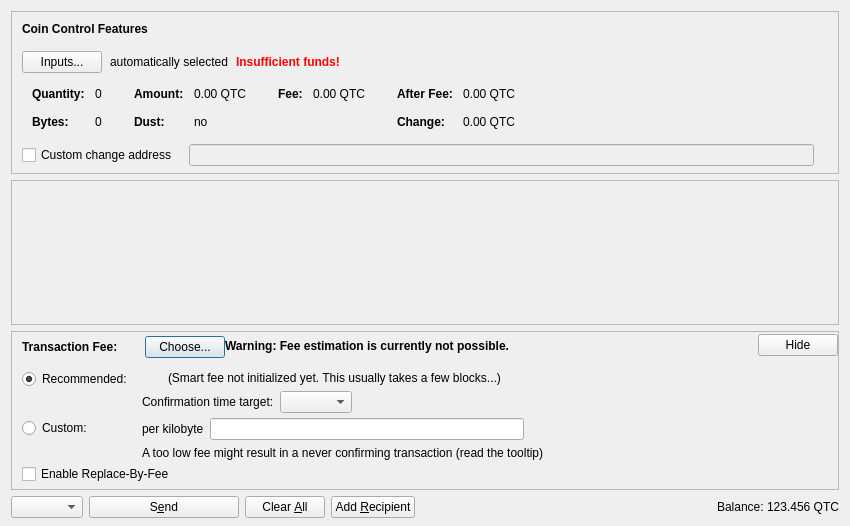
<?xml version="1.0" encoding="UTF-8"?>
<ui version="4.0">
 <class>SendCoinsDialog</class>
 <widget class="QDialog" name="SendCoinsDialog">
  <property name="geometry">
   <rect>
    <x>0</x>
    <y>0</y>
    <width>850</width>
    <height>526</height>
   </rect>
  </property>
  <property name="windowTitle">
   <string>Send Coins</string>
  </property>
  <layout class="QVBoxLayout" name="verticalLayout" stretch="0,1,0,0">
   <property name="bottomMargin">
    <number>8</number>
   </property>
   <item>
    <widget class="QFrame" name="frameCoinControl">
     <property name="sizePolicy">
      <sizepolicy hsizetype="Expanding" vsizetype="Expanding">
       <horstretch>0</horstretch>
       <verstretch>0</verstretch>
      </sizepolicy>
     </property>
     <property name="maximumSize">
      <size>
       <width>16777215</width>
       <height>16777215</height>
      </size>
     </property>
     <property name="frameShape">
      <enum>QFrame::StyledPanel</enum>
     </property>
     <property name="frameShadow">
      <enum>QFrame::Sunken</enum>
     </property>
     <layout class="QVBoxLayout" name="verticalLayoutCoinControl2">
      <property name="spacing">
       <number>0</number>
      </property>
      <property name="leftMargin">
       <number>0</number>
      </property>
      <property name="topMargin">
       <number>0</number>
      </property>
      <property name="rightMargin">
       <number>0</number>
      </property>
      <property name="bottomMargin">
       <number>6</number>
      </property>
      <item>
       <layout class="QVBoxLayout" name="verticalLayoutCoinControl" stretch="0,0,0,0,1">
        <property name="spacing">
         <number>0</number>
        </property>
        <property name="leftMargin">
         <number>10</number>
        </property>
        <property name="topMargin">
         <number>10</number>
        </property>
        <item>
         <layout class="QHBoxLayout" name="horizontalLayoutCoinControl1">
          <property name="bottomMargin">
           <number>15</number>
          </property>
          <item>
           <widget class="QLabel" name="labelCoinControlFeatures">
            <property name="sizePolicy">
             <sizepolicy hsizetype="Preferred" vsizetype="Maximum">
              <horstretch>0</horstretch>
              <verstretch>0</verstretch>
             </sizepolicy>
            </property>
            <property name="font">
             <font>
              <weight>75</weight>
              <bold>true</bold>
             </font>
            </property>
            <property name="styleSheet">
             <string notr="true">font-weight:bold;</string>
            </property>
            <property name="text">
             <string>Coin Control Features</string>
            </property>
           </widget>
          </item>
         </layout>
        </item>
        <item>
         <layout class="QHBoxLayout" name="horizontalLayoutCoinControl2" stretch="0,0,0,0">
          <property name="spacing">
           <number>8</number>
          </property>
          <property name="bottomMargin">
           <number>10</number>
          </property>
          <item>
           <widget class="QPushButton" name="pushButtonCoinControl">
            <property name="styleSheet">
             <string notr="true"/>
            </property>
            <property name="text">
             <string>Inputs...</string>
            </property>
            <property name="autoDefault">
             <bool>false</bool>
            </property>
           </widget>
          </item>
          <item>
           <widget class="QLabel" name="labelCoinControlAutomaticallySelected">
            <property name="text">
             <string>automatically selected</string>
            </property>
            <property name="margin">
             <number>5</number>
            </property>
           </widget>
          </item>
          <item>
           <widget class="QLabel" name="labelCoinControlInsuffFunds">
            <property name="font">
             <font>
              <weight>75</weight>
              <bold>true</bold>
             </font>
            </property>
            <property name="styleSheet">
             <string notr="true">color:red;font-weight:bold;</string>
            </property>
            <property name="text">
             <string>Insufficient funds!</string>
            </property>
            <property name="margin">
             <number>5</number>
            </property>
           </widget>
          </item>
          <item>
           <spacer name="horizontalSpacerCoinControl">
            <property name="orientation">
             <enum>Qt::Horizontal</enum>
            </property>
            <property name="sizeHint" stdset="0">
             <size>
              <width>40</width>
              <height>1</height>
             </size>
            </property>
           </spacer>
          </item>
         </layout>
        </item>
        <item>
         <widget class="QWidget" name="widgetCoinControl" native="true">
          <property name="sizePolicy">
           <sizepolicy hsizetype="Preferred" vsizetype="Preferred">
            <horstretch>0</horstretch>
            <verstretch>0</verstretch>
           </sizepolicy>
          </property>
          <property name="minimumSize">
           <size>
            <width>0</width>
            <height>0</height>
           </size>
          </property>
          <property name="styleSheet">
           <string notr="true"/>
          </property>
          <layout class="QHBoxLayout" name="horizontalLayoutCoinControl5">
           <property name="leftMargin">
            <number>0</number>
           </property>
           <property name="topMargin">
            <number>0</number>
           </property>
           <property name="rightMargin">
            <number>0</number>
           </property>
           <property name="bottomMargin">
            <number>0</number>
           </property>
           <item>
            <layout class="QHBoxLayout" name="horizontalLayoutCoinControl3" stretch="0,0,0,1">
             <property name="spacing">
              <number>20</number>
             </property>
             <property name="topMargin">
              <number>0</number>
             </property>
             <property name="bottomMargin">
              <number>10</number>
             </property>
             <item>
              <layout class="QFormLayout" name="formLayoutCoinControl1">
               <property name="horizontalSpacing">
                <number>10</number>
               </property>
               <property name="verticalSpacing">
                <number>14</number>
               </property>
               <property name="leftMargin">
                <number>10</number>
               </property>
               <property name="topMargin">
                <number>4</number>
               </property>
               <property name="rightMargin">
                <number>6</number>
               </property>
               <item row="0" column="0">
                <widget class="QLabel" name="labelCoinControlQuantityText">
                 <property name="font">
                  <font>
                   <weight>75</weight>
                   <bold>true</bold>
                  </font>
                 </property>
                 <property name="text">
                  <string>Quantity:</string>
                 </property>
                 <property name="margin">
                  <number>0</number>
                 </property>
                </widget>
               </item>
               <item row="0" column="1">
                <widget class="QLabel" name="labelCoinControlQuantity">
                 <property name="cursor">
                  <cursorShape>IBeamCursor</cursorShape>
                 </property>
                 <property name="contextMenuPolicy">
                  <enum>Qt::ActionsContextMenu</enum>
                 </property>
                 <property name="text">
                  <string notr="true">0</string>
                 </property>
                 <property name="margin">
                  <number>0</number>
                 </property>
                 <property name="textInteractionFlags">
                  <set>Qt::LinksAccessibleByMouse|Qt::TextSelectableByKeyboard|Qt::TextSelectableByMouse</set>
                 </property>
                </widget>
               </item>
               <item row="1" column="0">
                <widget class="QLabel" name="labelCoinControlBytesText">
                 <property name="font">
                  <font>
                   <weight>75</weight>
                   <bold>true</bold>
                  </font>
                 </property>
                 <property name="text">
                  <string>Bytes:</string>
                 </property>
                </widget>
               </item>
               <item row="1" column="1">
                <widget class="QLabel" name="labelCoinControlBytes">
                 <property name="cursor">
                  <cursorShape>IBeamCursor</cursorShape>
                 </property>
                 <property name="contextMenuPolicy">
                  <enum>Qt::ActionsContextMenu</enum>
                 </property>
                 <property name="text">
                  <string notr="true">0</string>
                 </property>
                 <property name="textInteractionFlags">
                  <set>Qt::LinksAccessibleByMouse|Qt::TextSelectableByKeyboard|Qt::TextSelectableByMouse</set>
                 </property>
                </widget>
               </item>
              </layout>
             </item>
             <item>
              <layout class="QFormLayout" name="formLayoutCoinControl2">
               <property name="horizontalSpacing">
                <number>10</number>
               </property>
               <property name="verticalSpacing">
                <number>14</number>
               </property>
               <property name="leftMargin">
                <number>6</number>
               </property>
               <property name="topMargin">
                <number>4</number>
               </property>
               <property name="rightMargin">
                <number>6</number>
               </property>
               <item row="0" column="0">
                <widget class="QLabel" name="labelCoinControlAmountText">
                 <property name="font">
                  <font>
                   <weight>75</weight>
                   <bold>true</bold>
                  </font>
                 </property>
                 <property name="text">
                  <string>Amount:</string>
                 </property>
                 <property name="margin">
                  <number>0</number>
                 </property>
                </widget>
               </item>
               <item row="0" column="1">
                <widget class="QLabel" name="labelCoinControlAmount">
                 <property name="cursor">
                  <cursorShape>IBeamCursor</cursorShape>
                 </property>
                 <property name="contextMenuPolicy">
                  <enum>Qt::ActionsContextMenu</enum>
                 </property>
                 <property name="text">
                  <string notr="true">0.00 QTC</string>
                 </property>
                 <property name="textInteractionFlags">
                  <set>Qt::LinksAccessibleByMouse|Qt::TextSelectableByKeyboard|Qt::TextSelectableByMouse</set>
                 </property>
                </widget>
               </item>
               <item row="1" column="0">
                <widget class="QLabel" name="labelCoinControlLowOutputText">
                 <property name="font">
                  <font>
                   <weight>75</weight>
                   <bold>true</bold>
                  </font>
                 </property>
                 <property name="text">
                  <string>Dust:</string>
                 </property>
                </widget>
               </item>
               <item row="1" column="1">
                <widget class="QLabel" name="labelCoinControlLowOutput">
                 <property name="cursor">
                  <cursorShape>IBeamCursor</cursorShape>
                 </property>
                 <property name="contextMenuPolicy">
                  <enum>Qt::ActionsContextMenu</enum>
                 </property>
                 <property name="text">
                  <string notr="true">no</string>
                 </property>
                 <property name="textInteractionFlags">
                  <set>Qt::LinksAccessibleByMouse|Qt::TextSelectableByKeyboard|Qt::TextSelectableByMouse</set>
                 </property>
                </widget>
               </item>
              </layout>
             </item>
             <item>
              <layout class="QFormLayout" name="formLayoutCoinControl3">
               <property name="horizontalSpacing">
                <number>10</number>
               </property>
               <property name="verticalSpacing">
                <number>14</number>
               </property>
               <property name="leftMargin">
                <number>6</number>
               </property>
               <property name="topMargin">
                <number>4</number>
               </property>
               <property name="rightMargin">
                <number>6</number>
               </property>
               <item row="0" column="0">
                <widget class="QLabel" name="labelCoinControlFeeText">
                 <property name="font">
                  <font>
                   <weight>75</weight>
                   <bold>true</bold>
                  </font>
                 </property>
                 <property name="text">
                  <string>Fee:</string>
                 </property>
                 <property name="margin">
                  <number>0</number>
                 </property>
                </widget>
               </item>
               <item row="0" column="1">
                <widget class="QLabel" name="labelCoinControlFee">
                 <property name="cursor">
                  <cursorShape>IBeamCursor</cursorShape>
                 </property>
                 <property name="contextMenuPolicy">
                  <enum>Qt::ActionsContextMenu</enum>
                 </property>
                 <property name="text">
                  <string notr="true">0.00 QTC</string>
                 </property>
                 <property name="textInteractionFlags">
                  <set>Qt::LinksAccessibleByMouse|Qt::TextSelectableByKeyboard|Qt::TextSelectableByMouse</set>
                 </property>
                </widget>
               </item>
              </layout>
             </item>
             <item>
              <layout class="QFormLayout" name="formLayoutCoinControl4">
               <property name="horizontalSpacing">
                <number>10</number>
               </property>
               <property name="verticalSpacing">
                <number>14</number>
               </property>
               <property name="leftMargin">
                <number>6</number>
               </property>
               <property name="topMargin">
                <number>4</number>
               </property>
               <property name="rightMargin">
                <number>6</number>
               </property>
               <item row="0" column="0">
                <widget class="QLabel" name="labelCoinControlAfterFeeText">
                 <property name="font">
                  <font>
                   <weight>75</weight>
                   <bold>true</bold>
                  </font>
                 </property>
                 <property name="text">
                  <string>After Fee:</string>
                 </property>
                 <property name="margin">
                  <number>0</number>
                 </property>
                </widget>
               </item>
               <item row="0" column="1">
                <widget class="QLabel" name="labelCoinControlAfterFee">
                 <property name="cursor">
                  <cursorShape>IBeamCursor</cursorShape>
                 </property>
                 <property name="contextMenuPolicy">
                  <enum>Qt::ActionsContextMenu</enum>
                 </property>
                 <property name="text">
                  <string notr="true">0.00 QTC</string>
                 </property>
                 <property name="textInteractionFlags">
                  <set>Qt::LinksAccessibleByMouse|Qt::TextSelectableByKeyboard|Qt::TextSelectableByMouse</set>
                 </property>
                </widget>
               </item>
               <item row="1" column="0">
                <widget class="QLabel" name="labelCoinControlChangeText">
                 <property name="font">
                  <font>
                   <weight>75</weight>
                   <bold>true</bold>
                  </font>
                 </property>
                 <property name="text">
                  <string>Change:</string>
                 </property>
                </widget>
               </item>
               <item row="1" column="1">
                <widget class="QLabel" name="labelCoinControlChange">
                 <property name="cursor">
                  <cursorShape>IBeamCursor</cursorShape>
                 </property>
                 <property name="contextMenuPolicy">
                  <enum>Qt::ActionsContextMenu</enum>
                 </property>
                 <property name="text">
                  <string notr="true">0.00 QTC</string>
                 </property>
                 <property name="textInteractionFlags">
                  <set>Qt::LinksAccessibleByMouse|Qt::TextSelectableByKeyboard|Qt::TextSelectableByMouse</set>
                 </property>
                </widget>
               </item>
              </layout>
             </item>
            </layout>
           </item>
          </layout>
         </widget>
        </item>
        <item>
         <layout class="QHBoxLayout" name="horizontalLayoutCoinControl4" stretch="0,0,0">
          <property name="spacing">
           <number>12</number>
          </property>
          <property name="sizeConstraint">
           <enum>QLayout::SetDefaultConstraint</enum>
          </property>
          <property name="topMargin">
           <number>5</number>
          </property>
          <property name="rightMargin">
           <number>5</number>
          </property>
          <item>
           <widget class="QCheckBox" name="checkBoxCoinControlChange">
            <property name="toolTip">
             <string>If this is activated, but the change address is empty or invalid, change will be sent to a newly generated address.</string>
            </property>
            <property name="text">
             <string>Custom change address</string>
            </property>
           </widget>
          </item>
          <item>
           <widget class="QValidatedLineEdit" name="lineEditCoinControlChange">
            <property name="enabled">
             <bool>false</bool>
            </property>
            <property name="sizePolicy">
             <sizepolicy hsizetype="Expanding" vsizetype="Fixed">
              <horstretch>0</horstretch>
              <verstretch>0</verstretch>
             </sizepolicy>
            </property>
           </widget>
          </item>
          <item>
           <widget class="QLabel" name="labelCoinControlChangeLabel">
            <property name="sizePolicy">
             <sizepolicy hsizetype="Preferred" vsizetype="Expanding">
              <horstretch>0</horstretch>
              <verstretch>0</verstretch>
             </sizepolicy>
            </property>
            <property name="minimumSize">
             <size>
              <width>0</width>
              <height>0</height>
             </size>
            </property>
            <property name="text">
             <string/>
            </property>
            <property name="margin">
             <number>3</number>
            </property>
           </widget>
          </item>
         </layout>
        </item>
        <item>
         <spacer name="verticalSpacerCoinControl">
          <property name="orientation">
           <enum>Qt::Vertical</enum>
          </property>
          <property name="sizeHint" stdset="0">
           <size>
            <width>800</width>
            <height>1</height>
           </size>
          </property>
         </spacer>
        </item>
       </layout>
      </item>
     </layout>
    </widget>
   </item>
   <item>
    <widget class="QScrollArea" name="scrollArea">
     <property name="widgetResizable">
      <bool>true</bool>
     </property>
     <widget class="QWidget" name="scrollAreaWidgetContents">
      <property name="geometry">
       <rect>
        <x>0</x>
        <y>0</y>
        <width>830</width>
        <height>104</height>
       </rect>
      </property>
      <layout class="QVBoxLayout" name="verticalLayout_2" stretch="0,1">
       <property name="leftMargin">
        <number>0</number>
       </property>
       <property name="topMargin">
        <number>0</number>
       </property>
       <property name="rightMargin">
        <number>0</number>
       </property>
       <property name="bottomMargin">
        <number>0</number>
       </property>
       <item>
        <layout class="QVBoxLayout" name="entries">
         <property name="spacing">
          <number>6</number>
         </property>
        </layout>
       </item>
       <item>
        <spacer name="verticalSpacer">
         <property name="orientation">
          <enum>Qt::Vertical</enum>
         </property>
         <property name="sizeHint" stdset="0">
          <size>
           <width>20</width>
           <height>40</height>
          </size>
         </property>
        </spacer>
       </item>
      </layout>
     </widget>
    </widget>
   </item>
   <item>
    <widget class="QFrame" name="frameFee">
     <property name="sizePolicy">
      <sizepolicy hsizetype="Expanding" vsizetype="Expanding">
       <horstretch>0</horstretch>
       <verstretch>0</verstretch>
      </sizepolicy>
     </property>
     <property name="maximumSize">
      <size>
       <width>16777215</width>
       <height>16777215</height>
      </size>
     </property>
     <property name="frameShape">
      <enum>QFrame::StyledPanel</enum>
     </property>
     <property name="frameShadow">
      <enum>QFrame::Sunken</enum>
     </property>
     <layout class="QVBoxLayout" name="verticalLayoutFee1">
      <property name="spacing">
       <number>0</number>
      </property>
      <property name="leftMargin">
       <number>0</number>
      </property>
      <property name="topMargin">
       <number>0</number>
      </property>
      <property name="rightMargin">
       <number>0</number>
      </property>
      <property name="bottomMargin">
       <number>0</number>
      </property>
      <item>
       <layout class="QVBoxLayout" name="verticalLayoutFee2" stretch="0,0,0">
        <property name="spacing">
         <number>0</number>
        </property>
        <property name="leftMargin">
         <number>10</number>
        </property>
        <property name="topMargin">
         <number>0</number>
        </property>
        <item>
         <layout class="QHBoxLayout" name="horizontalLayoutFee1">
          <property name="bottomMargin">
           <number>0</number>
          </property>
          <item>
           <layout class="QVBoxLayout" name="verticalLayoutFee7">
            <property name="spacing">
             <number>0</number>
            </property>
            <item>
             <spacer name="verticalSpacerSmartFee">
              <property name="orientation">
               <enum>Qt::Vertical</enum>
              </property>
              <property name="sizeType">
               <enum>QSizePolicy::Fixed</enum>
              </property>
              <property name="sizeHint" stdset="0">
               <size>
                <width>1</width>
                <height>4</height>
               </size>
              </property>
             </spacer>
            </item>
            <item>
             <layout class="QHBoxLayout" name="horizontalLayoutSmartFee">
              <property name="spacing">
               <number>10</number>
              </property>
              <item>
               <widget class="QLabel" name="labelFeeHeadline">
                <property name="sizePolicy">
                 <sizepolicy hsizetype="Preferred" vsizetype="Maximum">
                  <horstretch>0</horstretch>
                  <verstretch>0</verstretch>
                 </sizepolicy>
                </property>
                <property name="font">
                 <font>
                  <weight>75</weight>
                  <bold>true</bold>
                 </font>
                </property>
                <property name="styleSheet">
                 <string notr="true">font-weight:bold;</string>
                </property>
                <property name="text">
                 <string>Transaction Fee:</string>
                </property>
               </widget>
              </item>
              <item>
               <widget class="QLabel" name="labelFeeMinimized">
                <property name="text">
                 <string/>
                </property>
               </widget>
              </item>
              <item>
               <widget class="QPushButton" name="buttonChooseFee">
                <property name="text">
                 <string>Choose...</string>
                </property>
               </widget>
              </item>
             </layout>
            </item>
            <item>
             <spacer name="verticalSpacer_5">
              <property name="orientation">
               <enum>Qt::Vertical</enum>
              </property>
              <property name="sizeHint" stdset="0">
               <size>
                <width>1</width>
                <height>1</height>
               </size>
              </property>
             </spacer>
            </item>
           </layout>
          </item>
          <item>
           <widget class="QLabel" name="fallbackFeeWarningLabel">
            <property name="toolTip">
             <string>Using the fallbackfee can result in sending a transaction that will take several hours or days (or never) to confirm. Consider choosing your fee manually or wait until you have validated the complete chain.</string>
            </property>
            <property name="font">
            <font>
                <weight>75</weight>
                <bold>true</bold>
            </font>
            </property>
            <property name="text">
             <string>Warning: Fee estimation is currently not possible.</string>
            </property>
            <property name="wordWrap">
             <bool>false</bool>
            </property>
           </widget>
          </item>
          <item>
           <spacer name="horizontalSpacer_4">
            <property name="orientation">
             <enum>Qt::Horizontal</enum>
            </property>
            <property name="sizeType">
             <enum>QSizePolicy::MinimumExpanding</enum>
            </property>
            <property name="sizeHint" stdset="0">
             <size>
              <width>40</width>
              <height>20</height>
             </size>
            </property>
           </spacer>
          </item>
          <item>
           <widget class="QPushButton" name="buttonMinimizeFee">
            <property name="toolTip">
             <string>collapse fee-settings</string>
            </property>
            <property name="text">
             <string>Hide</string>
            </property>
           </widget>
          </item>
         </layout>
        </item>
        <item>
         <widget class="QFrame" name="frameFeeSelection">
          <layout class="QVBoxLayout" name="verticalLayoutFee12">
           <property name="spacing">
            <number>0</number>
           </property>
           <property name="leftMargin">
            <number>0</number>
           </property>
           <property name="topMargin">
            <number>0</number>
           </property>
           <property name="rightMargin">
            <number>0</number>
           </property>
           <property name="bottomMargin">
            <number>0</number>
           </property>
           <item>
            <layout class="QGridLayout" name="gridLayoutFee">
             <property name="topMargin">
              <number>10</number>
             </property>
             <property name="bottomMargin">
              <number>4</number>
             </property>
             <property name="horizontalSpacing">
              <number>10</number>
             </property>
             <property name="verticalSpacing">
              <number>4</number>
             </property>
             <item row="1" column="1">
              <layout class="QVBoxLayout" name="verticalLayoutFee8">
               <property name="spacing">
                <number>6</number>
               </property>
               <item>
                <layout class="QHBoxLayout" name="horizontalLayoutFee13">
                 <item>
                  <widget class="QLabel" name="labelCustomPerKilobyte">
                   <property name="toolTip">
                    <string>Specify a custom fee per kB (1,000 bytes) of the transaction's virtual size.

Note:  Since the fee is calculated on a per-byte basis, a fee of "100 satoshis per kB" for a transaction size of 500 bytes (half of 1 kB) would ultimately yield a fee of only 50 satoshis.</string>
                   </property>
                   <property name="text">
                    <string>per kilobyte</string>
                   </property>
                  </widget>
                 </item>
                 <item>
                  <widget class="BitcoinAmountField" name="customFee"/>
                 </item>
                 <item>
                  <spacer name="horizontalSpacer_6">
                   <property name="orientation">
                    <enum>Qt::Horizontal</enum>
                   </property>
                   <property name="sizeHint" stdset="0">
                    <size>
                     <width>1</width>
                     <height>1</height>
                    </size>
                   </property>
                  </spacer>
                 </item>
                </layout>
               </item>
               <item>
                <layout class="QHBoxLayout" name="horizontalLayoutFee8">
                 <item>
                  <widget class="QLabel" name="labelCustomFeeWarning">
                   <property name="enabled">
                    <bool>true</bool>
                   </property>
                   <property name="toolTip">
                    <string>When there is less transaction volume than space in the blocks, miners as well as relaying nodes may enforce a minimum fee. Paying only this minimum fee is just fine, but be aware that this can result in a never confirming transaction once there is more demand for Qitcoin transactions than the network can process.</string>
                   </property>
                   <property name="text">
                    <string>A too low fee might result in a never confirming transaction (read the tooltip)</string>
                   </property>
                  </widget>
                 </item>
                 <item>
                  <spacer name="horizontalSpacer_2">
                   <property name="orientation">
                    <enum>Qt::Horizontal</enum>
                   </property>
                   <property name="sizeHint" stdset="0">
                    <size>
                     <width>1</width>
                     <height>1</height>
                    </size>
                   </property>
                  </spacer>
                 </item>
                </layout>
               </item>
              </layout>
             </item>
             <item row="0" column="0">
              <layout class="QVBoxLayout" name="verticalLayoutFee4" stretch="0,1">
               <item>
                <widget class="QRadioButton" name="radioSmartFee">
                 <property name="text">
                  <string>Recommended:</string>
                 </property>
                 <property name="checked">
                  <bool>true</bool>
                 </property>
                 <attribute name="buttonGroup">
                  <string notr="true">groupFee</string>
                 </attribute>
                </widget>
               </item>
               <item>
                <spacer name="verticalSpacer_2">
                 <property name="orientation">
                  <enum>Qt::Vertical</enum>
                 </property>
                 <property name="sizeHint" stdset="0">
                  <size>
                   <width>1</width>
                   <height>1</height>
                  </size>
                 </property>
                </spacer>
               </item>
              </layout>
             </item>
             <item row="1" column="0">
              <layout class="QVBoxLayout" name="verticalLayoutFee9" stretch="0,1">
               <item>
                <widget class="QRadioButton" name="radioCustomFee">
                 <property name="text">
                  <string>Custom:</string>
                 </property>
                 <attribute name="buttonGroup">
                  <string notr="true">groupFee</string>
                 </attribute>
                </widget>
               </item>
               <item>
                <spacer name="verticalSpacer_6">
                 <property name="orientation">
                  <enum>Qt::Vertical</enum>
                 </property>
                 <property name="sizeHint" stdset="0">
                  <size>
                   <width>1</width>
                   <height>1</height>
                  </size>
                 </property>
                </spacer>
               </item>
              </layout>
             </item>
             <item row="0" column="1">
              <layout class="QVBoxLayout" name="verticalLayoutFee3" stretch="0,0,1">
               <property name="spacing">
                <number>6</number>
               </property>
               <property name="topMargin">
                <number>2</number>
               </property>
               <item>
                <layout class="QHBoxLayout" name="horizontalLayoutFee12">
                 <item>
                  <widget class="QLabel" name="labelSmartFee">
                   <property name="text">
                    <string/>
                   </property>
                  </widget>
                 </item>
                 <item>
                  <widget class="QLabel" name="labelFeeEstimation">
                   <property name="text">
                    <string/>
                   </property>
                  </widget>
                 </item>
                 <item>
                  <widget class="QLabel" name="labelSmartFee2">
                   <property name="text">
                    <string>(Smart fee not initialized yet. This usually takes a few blocks...)</string>
                   </property>
                  </widget>
                 </item>
                 <item>
                  <spacer name="horizontalSpacer_5">
                   <property name="orientation">
                    <enum>Qt::Horizontal</enum>
                   </property>
                   <property name="sizeHint" stdset="0">
                    <size>
                     <width>1</width>
                     <height>1</height>
                    </size>
                   </property>
                  </spacer>
                 </item>
                </layout>
               </item>
               <item>
                <layout class="QHBoxLayout" name="horizontalLayoutFee9">
                 <item>
                  <layout class="QVBoxLayout" name="verticalLayoutFee6">
                   <item>
                    <widget class="QLabel" name="labelSmartFee3">
                     <property name="text">
                      <string>Confirmation time target:</string>
                     </property>
                    </widget>
                   </item>
                  </layout>
                 </item>
                 <item>
                  <layout class="QVBoxLayout" name="verticalLayoutFee5">
                   <property name="rightMargin">
                    <number>30</number>
                   </property>
                   <item>
                    <layout class="QHBoxLayout" name="horizontalLayoutConfTarget">
                     <property name="bottomMargin">
                      <number>0</number>
                     </property>
                     <item>
                      <widget class="QComboBox" name="confTargetSelector"/>
                     </item>
                     <item>
                      <spacer name="horizontalSpacerConfTarget">
                       <property name="orientation">
                        <enum>Qt::Horizontal</enum>
                       </property>
                       <property name="sizeHint" stdset="0">
                        <size>
                         <width>40</width>
                         <height>20</height>
                        </size>
                       </property>
                      </spacer>
                     </item>
                    </layout>
                   </item>
                  </layout>
                 </item>
                </layout>
               </item>
               <item>
                <spacer name="verticalSpacer_4">
                 <property name="orientation">
                  <enum>Qt::Vertical</enum>
                 </property>
                 <property name="sizeHint" stdset="0">
                  <size>
                   <width>1</width>
                   <height>1</height>
                  </size>
                 </property>
                </spacer>
               </item>
              </layout>
             </item>
            </layout>
           </item>
           <item>
            <widget class="QCheckBox" name="optInRBF">
             <property name="text">
              <string>Enable Replace-By-Fee</string>
             </property>
             <property name="toolTip">
              <string>With Replace-By-Fee (BIP-125) you can increase a transaction's fee after it is sent. Without this, a higher fee may be recommended to compensate for increased transaction delay risk.</string>
             </property>
            </widget>
           </item>
          </layout>
         </widget>
        </item>
        <item>
         <spacer name="verticalSpacerFee">
          <property name="orientation">
           <enum>Qt::Vertical</enum>
          </property>
          <property name="sizeHint" stdset="0">
           <size>
            <width>40</width>
            <height>5</height>
           </size>
          </property>
         </spacer>
        </item>
       </layout>
      </item>
     </layout>
    </widget>
   </item>
   <item>
    <layout class="QHBoxLayout" name="horizontalLayout">
    <item>
      <widget class="QComboBox" name="operateMethodComboBox">
       <property name="minimumSize">
        <size>
         <width>60</width>
         <height>0</height>
        </size>
       </property>
      </widget>
     </item>
     <item>
      <widget class="QPushButton" name="sendButton">
       <property name="minimumSize">
        <size>
         <width>150</width>
         <height>0</height>
        </size>
       </property>
       <property name="toolTip">
        <string>Confirm the send action</string>
       </property>
       <property name="text">
        <string>S&amp;end</string>
       </property>
       <property name="icon">
        <iconset resource="../bitcoin.qrc">
         <normaloff>:/icons/send</normaloff>:/icons/send</iconset>
       </property>
       <property name="autoDefault">
        <bool>false</bool>
       </property>
       <property name="default">
        <bool>false</bool>
       </property>
      </widget>
     </item>
     <item>
      <widget class="QPushButton" name="clearButton">
       <property name="sizePolicy">
        <sizepolicy hsizetype="Minimum" vsizetype="Fixed">
         <horstretch>0</horstretch>
         <verstretch>0</verstretch>
        </sizepolicy>
       </property>
       <property name="toolTip">
        <string>Clear all fields of the form.</string>
       </property>
       <property name="text">
        <string>Clear &amp;All</string>
       </property>
       <property name="icon">
        <iconset resource="../bitcoin.qrc">
         <normaloff>:/icons/remove</normaloff>:/icons/remove</iconset>
       </property>
       <property name="autoDefault">
        <bool>false</bool>
       </property>
      </widget>
     </item>
     <item>
      <widget class="QPushButton" name="addButton">
       <property name="toolTip">
        <string>Send to multiple recipients at once</string>
       </property>
       <property name="text">
        <string>Add &amp;Recipient</string>
       </property>
       <property name="icon">
        <iconset resource="../bitcoin.qrc">
         <normaloff>:/icons/add</normaloff>:/icons/add</iconset>
       </property>
       <property name="autoDefault">
        <bool>false</bool>
       </property>
      </widget>
     </item>
     <item>
      <spacer name="horizontalSpacer">
       <property name="orientation">
        <enum>Qt::Horizontal</enum>
       </property>
       <property name="sizeHint" stdset="0">
        <size>
         <width>40</width>
         <height>20</height>
        </size>
       </property>
      </spacer>
     </item>
     <item>
      <layout class="QHBoxLayout" name="horizontalLayout_2">
       <property name="spacing">
        <number>3</number>
       </property>
       <item>
        <widget class="QLabel" name="label">
         <property name="sizePolicy">
          <sizepolicy hsizetype="Preferred" vsizetype="Fixed">
           <horstretch>0</horstretch>
           <verstretch>0</verstretch>
          </sizepolicy>
         </property>
         <property name="text">
          <string>Balance:</string>
         </property>
        </widget>
       </item>
       <item>
        <widget class="QLabel" name="labelBalance">
         <property name="sizePolicy">
          <sizepolicy hsizetype="Preferred" vsizetype="Fixed">
           <horstretch>0</horstretch>
           <verstretch>0</verstretch>
          </sizepolicy>
         </property>
         <property name="cursor">
          <cursorShape>IBeamCursor</cursorShape>
         </property>
         <property name="text">
          <string notr="true">123.456 QTC</string>
         </property>
         <property name="textInteractionFlags">
          <set>Qt::LinksAccessibleByMouse|Qt::TextSelectableByKeyboard|Qt::TextSelectableByMouse</set>
         </property>
        </widget>
       </item>
      </layout>
     </item>
    </layout>
   </item>
  </layout>
 </widget>
 <customwidgets>
  <customwidget>
   <class>QValidatedLineEdit</class>
   <extends>QLineEdit</extends>
   <header>qt/qvalidatedlineedit.h</header>
  </customwidget>
  <customwidget>
   <class>BitcoinAmountField</class>
   <extends>QLineEdit</extends>
   <header>qt/bitcoinamountfield.h</header>
   <container>1</container>
  </customwidget>
 </customwidgets>
 <resources>
  <include location="../bitcoin.qrc"/>
 </resources>
 <connections/>
 <buttongroups>
  <buttongroup name="groupFee"/>
 </buttongroups>
</ui>
